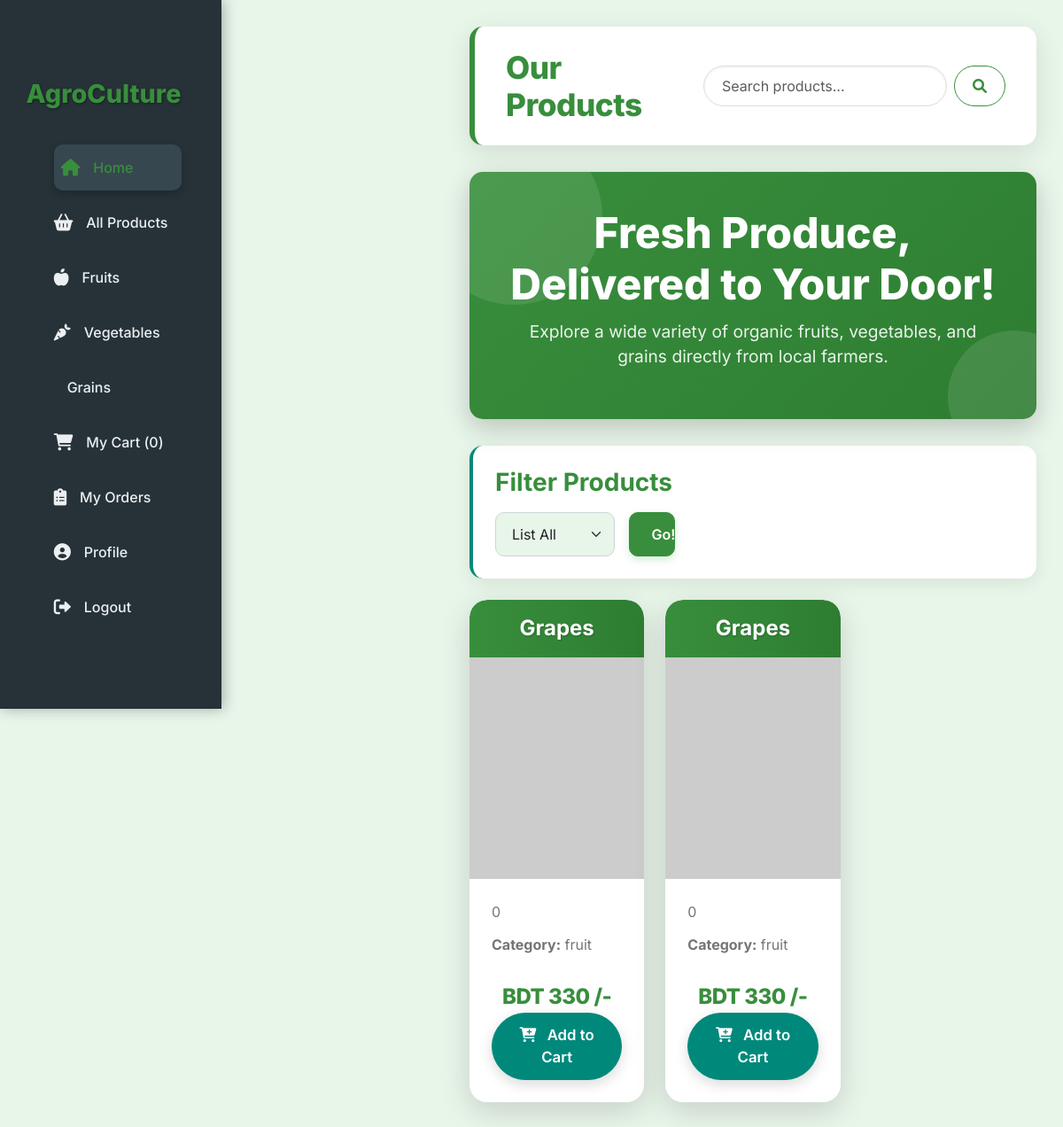
Screenshot of /PHP/uploadProduct.php with the database file from the repository.
### tables this page shows
CREATE TABLE `fproduct` (
  `fid` int(255) NOT NULL,
  `pid` int(255) NOT NULL,
  `product` varchar(255) NOT NULL,
  `pcat` varchar(255) NOT NULL,
  `pinfo` varchar(255) NOT NULL,
  `price` float NOT NULL,
  `pimage` varchar(255) NOT NULL DEFAULT 'blank.png',
  `picStatus` int(10) NOT NULL DEFAULT 0
);

### PHP/uploadProduct.php (the view, shortened to what this page needs)
<?php
    require 'db.php';
    $sql_products = "SELECT * FROM fproduct";
    $filter_applied = false;
    $pcat_param = '';
    if ($filter_applied) {
        $stmt_products = mysqli_prepare($conn, $sql_products);
        mysqli_stmt_bind_param($stmt_products, "s", $pcat_param);
        mysqli_stmt_execute($stmt_products);
        $result_products = mysqli_stmt_get_result($stmt_products);
    } else {
        $result_products = mysqli_query($conn, $sql_products);
    }
?>
<!DOCTYPE html>
<html lang="en">
<head>
    <link href="https://cdn.jsdelivr.net/npm/bootstrap@5.3.0/dist/css/bootstrap.min.css" rel="stylesheet">
    <link rel="stylesheet" href="https://cdnjs.cloudflare.com/ajax/libs/font-awesome/6.0.0-beta3/css/all.min.css">
</head>
<body>
    <nav class="sidebar navbar navbar-expand-md" id="main-sidebar">
        <div class="container-fluid flex-md-column">
            <a class="navbar-brand text-white mb-3" href="#">AgroCulture</a>
            <div class="collapse navbar-collapse" id="sidebarNavbar">
                <ul class="navbar-nav flex-column w-100">
                    <li class="nav-item">
                        <a class="nav-link active" aria-current="page" href="uploadProduct.php"><i class="fas fa-home"></i> Home</a>
                    </li>
                    <li class="nav-item">
                        <a class="nav-link" href="uploadProduct.php?type=all"><i class="fas fa-shopping-basket"></i> All Products</a>
                    </li>
                    <li class="nav-item">
                        <a class="nav-link" href="uploadProduct.php?type=fruit"><i class="fas fa-apple-alt"></i> Fruits</a>
                    </li>
                    <li class="nav-item">
                        <a class="nav-link" href="uploadProduct.php?type=vegetable"><i class="fas fa-carrot"></i> Vegetables</a>
                    </li>
                    <li class="nav-item">
                        <a class="nav-link" href="uploadProduct.php?type=grain"><i class="fas fa-wheat-awn"></i> Grains</a>
                    </li>
                    <li class="nav-item">
                        <a class="nav-link" href="myCart.php"><i class="fas fa-shopping-cart"></i> My Cart (<span id="cart-item-count">0</span>)</a>
                    </li>
                    <li class="nav-item">
                        <a class="nav-link" href="#"><i class="fas fa-clipboard-list"></i> My Orders</a>
                    </li>
                    <li class="nav-item">
                        <a class="nav-link" href="profileView.php"><i class="fas fa-user-circle"></i> Profile</a>
                    </li>
                    <li class="nav-item">
                        <a class="nav-link" href="Login/logout.php"><i class="fas fa-sign-out-alt"></i> Logout</a>
                    </li>
                </ul>
            </div>
        </div>
    </nav>
    <div class="main-content" id="main-content-area">
        <div class="main-header">
            <h2>Our Products</h2>
            <form class="d-flex" role="search" id="main-product-search-form">
                <input class="form-control me-2" type="search" placeholder="Search products..." aria-label="Search" id="main-product-search-input">
                <button class="btn btn-outline-success" type="submit"><i class="fas fa-search"></i></button>
            </form>
        </div>
        <div class="hero-section">
            <h1>Fresh Produce, Delivered to Your Door!</h1>
            <p>Explore a wide variety of organic fruits, vegetables, and grains directly from local farmers.</p>
        </div>
        <div class="mb-4 filter-form">
            <h3 class="mb-3">Filter Products</h3>
            <form method="GET" action="uploadProduct.php" class="row g-3 align-items-center">
                <div class="col-md-4 col-lg-3">
                    <select name="type" id="type" class="form-select" required>
                        <option value="all" <?php echo (!isset($_GET['type']) || $_GET['type'] == 'all') ? 'selected' : ''; ?>>List All</option>
                    </select>
                </div>
                <div class="col-md-2 col-lg-1">
                    <button type="submit" class="btn btn-primary btn-go w-100">Go!</button>
                </div>
            </form>
        </div>
        <div class="row row-cols-1 row-cols-md-2 row-cols-lg-3 g-4" id="product-list">
            <?php
                if($result_products && mysqli_num_rows($result_products) > 0) {
                    while($row = $result_products->fetch_array()):
                        $picDestination = "images/productImages/".htmlspecialchars($row['pimage']);
            ?>
                <div class="col product-item" id="product-<?php echo htmlspecialchars($row['pid']); ?>" data-product-name="<?php echo htmlspecialchars(strtolower($row['product'])); ?>">
                    <div class="card product-card h-100">
                        <div class="card-header">
                            <h5 class="card-title"><?php echo htmlspecialchars($row['product']); ?></h5>
                        </div>
                        <a href="review.php?pid=<?php echo htmlspecialchars($row['pid']); ?>" class="text-decoration-none">
                            <img src="<?php echo $picDestination; ?>" class="card-img-top" alt="<?php echo htmlspecialchars($row['product']); ?>" onerror="this.onerror=null;this.src='https://placehold.co/600x400/E0E0E0/333333?text=No+Image';">
                        </a>
                        <div class="card-body d-flex flex-column">
                            <p class="card-text flex-grow-1"><?php echo htmlspecialchars($row['pinfo']); ?></p>
                            <p class="card-text"><strong>Category:</strong> <?php echo htmlspecialchars($row['pcat']); ?></p>
                            <span class="price">BDT <?php echo htmlspecialchars($row['price']); ?> /-</span>
                            <div class="mt-auto text-center">
                                <button type="button" class="btn btn-add-to-cart"
                                    data-product-id="<?php echo htmlspecialchars($row['pid']); ?>"
                                    data-product-name="<?php echo htmlspecialchars($row['product']); ?>"
                                    data-product-price="<?php echo htmlspecialchars($row['price']); ?>">
                                    <i class="fas fa-cart-plus me-2"></i> Add to Cart
                                </button>
                            </div>
                        </div>
                    </div>
                </div>
            <?php
                    endwhile;
                } else {
                    echo "<div class='col-12 text-center py-5'><p class='lead'>No products found in this category.</p></div>";
                }
            ?>
        </div>
    </div>
</body>
</html>

### rows the page displays
fproduct: product "Grapes", pinfo "0", pcat "fruit", price "330"
fproduct: product "Grapes", pinfo "0", pcat "fruit", price "330"
